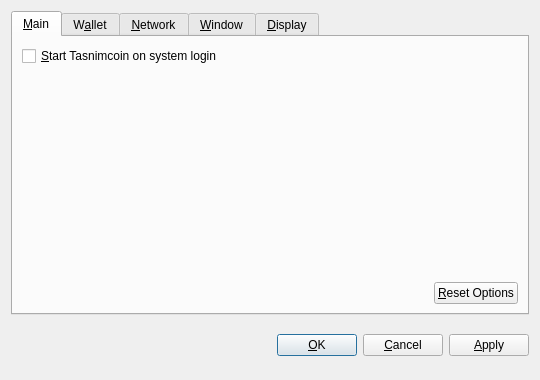
<?xml version="1.0" encoding="UTF-8"?>
<ui version="4.0">
 <class>OptionsDialog</class>
 <widget class="QDialog" name="OptionsDialog">
  <property name="geometry">
   <rect>
    <x>0</x>
    <y>0</y>
    <width>540</width>
    <height>380</height>
   </rect>
  </property>
  <property name="windowTitle">
   <string>Options</string>
  </property>
  <property name="modal">
   <bool>true</bool>
  </property>
  <layout class="QVBoxLayout" name="verticalLayout">
   <item>
    <widget class="QTabWidget" name="tabWidget">
     <property name="tabPosition">
      <enum>QTabWidget::North</enum>
     </property>
     <property name="currentIndex">
      <number>0</number>
     </property>
     <widget class="QWidget" name="tabMain">
      <attribute name="title">
       <string>&amp;Main</string>
      </attribute>
      <layout class="QVBoxLayout" name="verticalLayout_Main">
       <item>
        <widget class="QCheckBox" name="bitcoinAtStartup">
         <property name="toolTip">
          <string>Automatically start Tasnimcoin after logging in to the system.</string>
         </property>
         <property name="text">
          <string>&amp;Start Tasnimcoin on system login</string>
         </property>
        </widget>
       </item>
       <item>
        <spacer name="verticalSpacer_Main">
         <property name="orientation">
          <enum>Qt::Vertical</enum>
         </property>
         <property name="sizeHint" stdset="0">
          <size>
           <width>20</width>
           <height>40</height>
          </size>
         </property>
        </spacer>
       </item>
       <item>
        <layout class="QHBoxLayout" name="horizontalLayout_2_Main">
         <item>
          <spacer name="horizontalSpacer_2_Main">
           <property name="orientation">
            <enum>Qt::Horizontal</enum>
           </property>
           <property name="sizeHint" stdset="0">
            <size>
             <width>40</width>
             <height>20</height>
            </size>
           </property>
          </spacer>
         </item>
         <item>
          <widget class="QPushButton" name="resetButton">
           <property name="toolTip">
            <string>Reset all client options to default.</string>
           </property>
           <property name="text">
            <string>&amp;Reset Options</string>
           </property>
           <property name="autoDefault">
            <bool>false</bool>
           </property>
          </widget>
         </item>
        </layout>
       </item>
      </layout>
     </widget>
     <widget class="QWidget" name="tabWallet">
      <attribute name="title">
       <string>W&amp;allet</string>
      </attribute>
      <layout class="QVBoxLayout" name="verticalLayout_Network">
       <item>
        <widget class="QLabel" name="transactionFeeInfoLabel">
         <property name="text">
          <string>Optional transaction fee per kB that helps make sure your transactions are processed quickly. Most transactions are 1 kB.</string>
         </property>
         <property name="textFormat">
          <enum>Qt::PlainText</enum>
         </property>
         <property name="wordWrap">
          <bool>true</bool>
         </property>
        </widget>
       </item>
       <item>
        <layout class="QHBoxLayout" name="horizontalLayout_1_Main">
         <item>
          <widget class="QLabel" name="transactionFeeLabel">
           <property name="text">
            <string>Pay transaction &amp;fee</string>
           </property>
           <property name="textFormat">
            <enum>Qt::PlainText</enum>
           </property>
           <property name="buddy">
            <cstring>transactionFee</cstring>
           </property>
          </widget>
         </item>
         <item>
          <widget class="BitcoinAmountField" name="transactionFee"/>
         </item>
         <item>
          <spacer name="horizontalSpacer_1_Main">
           <property name="orientation">
            <enum>Qt::Horizontal</enum>
           </property>
           <property name="sizeHint" stdset="0">
            <size>
             <width>40</width>
             <height>20</height>
            </size>
           </property>
          </spacer>
         </item>
        </layout>
       </item>
       <item>
        <widget class="QLabel" name="label">
         <property name="text">
          <string>If you disable the spending of unconfirmed change, the change from a transaction cannot be used until that transaction has at least one confirmation. This also affects how your balance is computed.</string>
         </property>
         <property name="wordWrap">
          <bool>true</bool>
         </property>
        </widget>
       </item>
       <item>
        <widget class="QCheckBox" name="spendZeroConfChange">
         <property name="text">
          <string>Spend unconfirmed change  (experts only)</string>
         </property>
        </widget>
       </item>
       <item>
        <spacer name="verticalSpacer">
         <property name="orientation">
          <enum>Qt::Vertical</enum>
         </property>
         <property name="sizeHint" stdset="0">
          <size>
           <width>20</width>
           <height>40</height>
          </size>
         </property>
        </spacer>
       </item>
      </layout>
     </widget>
     <widget class="QWidget" name="tabNetwork">
      <attribute name="title">
       <string>&amp;Network</string>
      </attribute>
      <layout class="QVBoxLayout" name="verticalLayout_Network">
       <item>
        <widget class="QCheckBox" name="mapPortUpnp">
         <property name="toolTip">
          <string>Automatically open the Tasnimcoin client port on the router. This only works when your router supports UPnP and it is enabled.</string>
         </property>
         <property name="text">
          <string>Map port using &amp;UPnP</string>
         </property>
        </widget>
       </item>
       <item>
        <widget class="QCheckBox" name="connectSocks">
         <property name="toolTip">
          <string>Connect to the Tasnimcoin network through a SOCKS proxy (e.g. when connecting through Tor).</string>
         </property>
         <property name="text">
          <string>&amp;Connect through SOCKS proxy:</string>
         </property>
        </widget>
       </item>
       <item>
        <layout class="QHBoxLayout" name="horizontalLayout_Network">
         <item>
          <widget class="QLabel" name="proxyIpLabel">
           <property name="text">
            <string>Proxy &amp;IP:</string>
           </property>
           <property name="textFormat">
            <enum>Qt::PlainText</enum>
           </property>
           <property name="buddy">
            <cstring>proxyIp</cstring>
           </property>
          </widget>
         </item>
         <item>
          <widget class="QValidatedLineEdit" name="proxyIp">
           <property name="maximumSize">
            <size>
             <width>140</width>
             <height>16777215</height>
            </size>
           </property>
           <property name="toolTip">
            <string>IP address of the proxy (e.g. 127.0.0.1)</string>
           </property>
          </widget>
         </item>
         <item>
          <widget class="QLabel" name="proxyPortLabel">
           <property name="text">
            <string>&amp;Port:</string>
           </property>
           <property name="textFormat">
            <enum>Qt::PlainText</enum>
           </property>
           <property name="buddy">
            <cstring>proxyPort</cstring>
           </property>
          </widget>
         </item>
         <item>
          <widget class="QLineEdit" name="proxyPort">
           <property name="maximumSize">
            <size>
             <width>55</width>
             <height>16777215</height>
            </size>
           </property>
           <property name="toolTip">
            <string>Port of the proxy (e.g. 9050)</string>
           </property>
          </widget>
         </item>
         <item>
          <widget class="QLabel" name="socksVersionLabel">
           <property name="text">
            <string>SOCKS &amp;Version:</string>
           </property>
           <property name="textFormat">
            <enum>Qt::PlainText</enum>
           </property>
           <property name="buddy">
            <cstring>socksVersion</cstring>
           </property>
          </widget>
         </item>
         <item>
          <widget class="QValueComboBox" name="socksVersion">
           <property name="toolTip">
            <string>SOCKS version of the proxy (e.g. 5)</string>
           </property>
          </widget>
         </item>
         <item>
          <spacer name="horizontalSpacer_Network">
           <property name="orientation">
            <enum>Qt::Horizontal</enum>
           </property>
           <property name="sizeHint" stdset="0">
            <size>
             <width>40</width>
             <height>20</height>
            </size>
           </property>
          </spacer>
         </item>
        </layout>
       </item>
       <item>
        <spacer name="verticalSpacer_Network">
         <property name="orientation">
          <enum>Qt::Vertical</enum>
         </property>
         <property name="sizeHint" stdset="0">
          <size>
           <width>20</width>
           <height>40</height>
          </size>
         </property>
        </spacer>
       </item>
      </layout>
     </widget>
     <widget class="QWidget" name="tabWindow">
      <attribute name="title">
       <string>&amp;Window</string>
      </attribute>
      <layout class="QVBoxLayout" name="verticalLayout_Window">
       <item>
        <widget class="QCheckBox" name="minimizeToTray">
         <property name="toolTip">
          <string>Show only a tray icon after minimizing the window.</string>
         </property>
         <property name="text">
          <string>&amp;Minimize to the tray instead of the taskbar</string>
         </property>
        </widget>
       </item>
       <item>
        <widget class="QCheckBox" name="minimizeOnClose">
         <property name="toolTip">
          <string>Minimize instead of exit the application when the window is closed. When this option is enabled, the application will be closed only after selecting Quit in the menu.</string>
         </property>
         <property name="text">
          <string>M&amp;inimize on close</string>
         </property>
        </widget>
       </item>
       <item>
        <spacer name="verticalSpacer_Window">
         <property name="orientation">
          <enum>Qt::Vertical</enum>
         </property>
         <property name="sizeHint" stdset="0">
          <size>
           <width>20</width>
           <height>40</height>
          </size>
         </property>
        </spacer>
       </item>
      </layout>
     </widget>
     <widget class="QWidget" name="tabDisplay">
      <attribute name="title">
       <string>&amp;Display</string>
      </attribute>
      <layout class="QVBoxLayout" name="verticalLayout_Display">
       <item>
        <layout class="QHBoxLayout" name="horizontalLayout_1_Display">
         <item>
          <widget class="QLabel" name="langLabel">
           <property name="text">
            <string>User Interface &amp;language:</string>
           </property>
           <property name="textFormat">
            <enum>Qt::PlainText</enum>
           </property>
           <property name="buddy">
            <cstring>lang</cstring>
           </property>
          </widget>
         </item>
         <item>
          <widget class="QValueComboBox" name="lang">
           <property name="toolTip">
            <string>The user interface language can be set here. This setting will take effect after restarting Tasnimcoin.</string>
           </property>
          </widget>
         </item>
        </layout>
       </item>
       <item>
        <layout class="QHBoxLayout" name="horizontalLayout_2_Display">
         <item>
          <widget class="QLabel" name="unitLabel">
           <property name="text">
            <string>&amp;Unit to show amounts in:</string>
           </property>
           <property name="textFormat">
            <enum>Qt::PlainText</enum>
           </property>
           <property name="buddy">
            <cstring>unit</cstring>
           </property>
          </widget>
         </item>
         <item>
          <widget class="QValueComboBox" name="unit">
           <property name="toolTip">
            <string>Choose the default subdivision unit to show in the interface and when sending coins.</string>
           </property>
          </widget>
         </item>
        </layout>
       </item>
       <item>
        <widget class="QCheckBox" name="displayAddresses">
         <property name="toolTip">
          <string>Whether to show Tasnimcoin addresses in the transaction list or not.</string>
         </property>
         <property name="text">
          <string>&amp;Display addresses in transaction list</string>
         </property>
        </widget>
       </item>
       <item>
        <widget class="QCheckBox" name="coinControlFeatures">
         <property name="toolTip">
          <string>Whether to show coin control features or not.</string>
         </property>
         <property name="text">
          <string>Display coin &amp;control features (experts only!)</string>
         </property>
        </widget>
       </item>
       <item>
        <spacer name="verticalSpacer_Display">
         <property name="orientation">
          <enum>Qt::Vertical</enum>
         </property>
         <property name="sizeHint" stdset="0">
          <size>
           <width>20</width>
           <height>40</height>
          </size>
         </property>
        </spacer>
       </item>
      </layout>
     </widget>
    </widget>
   </item>
   <item>
    <layout class="QHBoxLayout" name="horizontalLayout_Buttons">
     <item>
      <spacer name="horizontalSpacer_1">
       <property name="orientation">
        <enum>Qt::Horizontal</enum>
       </property>
       <property name="sizeHint" stdset="0">
        <size>
         <width>40</width>
         <height>48</height>
        </size>
       </property>
      </spacer>
     </item>
     <item>
      <widget class="QLabel" name="statusLabel">
       <property name="font">
        <font>
         <weight>75</weight>
         <bold>true</bold>
        </font>
       </property>
       <property name="text">
        <string/>
       </property>
       <property name="textFormat">
        <enum>Qt::PlainText</enum>
       </property>
       <property name="wordWrap">
        <bool>true</bool>
       </property>
      </widget>
     </item>
     <item>
      <spacer name="horizontalSpacer_2">
       <property name="orientation">
        <enum>Qt::Horizontal</enum>
       </property>
       <property name="sizeHint" stdset="0">
        <size>
         <width>40</width>
         <height>48</height>
        </size>
       </property>
      </spacer>
     </item>
     <item>
      <widget class="QPushButton" name="okButton">
       <property name="text">
        <string>&amp;OK</string>
       </property>
      </widget>
     </item>
     <item>
      <widget class="QPushButton" name="cancelButton">
       <property name="text">
        <string>&amp;Cancel</string>
       </property>
       <property name="autoDefault">
        <bool>false</bool>
       </property>
      </widget>
     </item>
     <item>
      <widget class="QPushButton" name="applyButton">
       <property name="text">
        <string>&amp;Apply</string>
       </property>
       <property name="autoDefault">
        <bool>false</bool>
       </property>
      </widget>
     </item>
    </layout>
   </item>
  </layout>
 </widget>
 <customwidgets>
  <customwidget>
   <class>BitcoinAmountField</class>
   <extends>QSpinBox</extends>
   <header>bitcoinamountfield.h</header>
  </customwidget>
  <customwidget>
   <class>QValueComboBox</class>
   <extends>QComboBox</extends>
   <header>qvaluecombobox.h</header>
  </customwidget>
  <customwidget>
   <class>QValidatedLineEdit</class>
   <extends>QLineEdit</extends>
   <header>qvalidatedlineedit.h</header>
  </customwidget>
 </customwidgets>
 <resources/>
 <connections/>
</ui>
